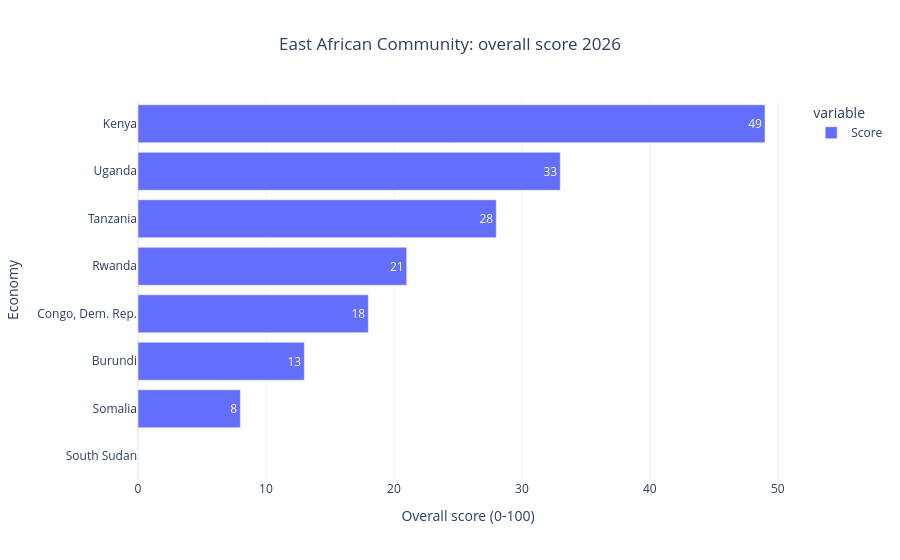

This figure's notebook cell:
### Markdown cell above
## 4. EAC — current standing and movers

**Question:** who leads the EAC today, and who changed most?

**Method:** rank by 2026 score, then plot the 2013→2026 change.

### Code cell
eac_2026 = eac[eac['Year'] == 2026].set_index('Economy')['Score'].dropna().sort_values()
fig = px.bar(
    eac_2026,
    orientation='h',
    title='East African Community: overall score 2026',
    labels={'value': 'Overall score (0-100)', 'Economy': 'Economy'},
    text_auto=True,
)
fig.update_layout(template='plotly_white', title_x=0.5)
fig.show()

### Figure 1 — Plotly figure (JSON) as saved in the notebook; plotly's stock layout.template omitted (floating-point values rounded to 4 significant figures)
{"data": [{"hovertemplate": "variable=Score<br>Overall score (0-100)=%{x}<br>Economy=%{y}<extra></extra>", "legendgroup": "Score", "marker": {"color": "#636efa", "pattern": {"shape": ""}}, "name": "Score", "orientation": "h", "showlegend": true, "textposition": "auto", "texttemplate": "%{x}", "type": "bar", "x": [0.0, 8.0, 13.0, 18.0, 21.0, 28.0, 33.0, 49.0], "xaxis": "x", "y": ["South Sudan", "Somalia", "Burundi", "Congo, Dem. Rep.", "Rwanda", "Tanzania", "Uganda", "Kenya"], "yaxis": "y"}], "layout": {"barmode": "relative", "legend": {"title": {"text": "variable"}, "tracegroupgap": 0}, "title": {"text": "East African Community: overall score 2026", "x": 0.5}, "xaxis": {"anchor": "y", "domain": [0.0, 1.0], "title": {"text": "Overall score (0-100)"}}, "yaxis": {"anchor": "x", "domain": [0.0, 1.0], "title": {"text": "Economy"}}}}
